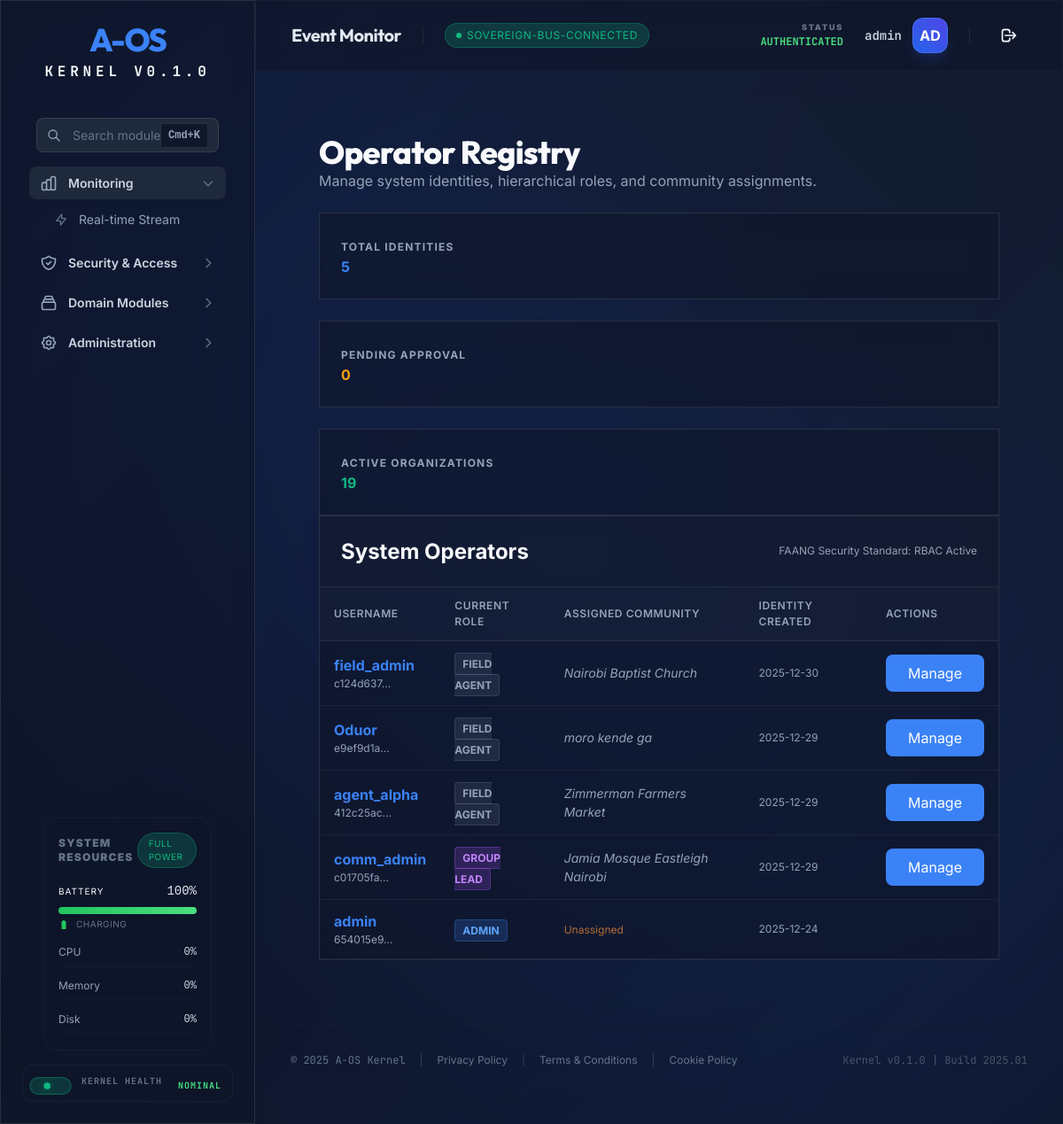
The page /operators/ (signed in) on the database its author committed.
### tables this page shows
CREATE TABLE operators (
        id TEXT PRIMARY KEY,
        username TEXT UNIQUE NOT NULL,
        password_hash TEXT NOT NULL,
        role_id TEXT NOT NULL,
        created_at TEXT NOT NULL,
        last_login TEXT, community_id TEXT,
        FOREIGN KEY(role_id) REFERENCES roles(id)
    );

CREATE TABLE community_groups (
        id TEXT PRIMARY KEY,
        name TEXT NOT NULL,
        description TEXT,
        group_type TEXT,
        tags TEXT DEFAULT '[]', -- JSON list
        location TEXT,
        admin_id TEXT,
        trust_level TEXT DEFAULT 'local',
        preferred_channels TEXT DEFAULT 'ussd,sms',
        active BOOLEAN DEFAULT 1,
        created_at DATETIME DEFAULT CURRENT_TIMESTAMP
    , invite_slug TEXT, community_code TEXT, code_active BOOLEAN DEFAULT 0);

### aos/api/routers/operators.py (the view)
@router.get("/", response_class=HTMLResponse)
async def list_operators(
    request: Request,
    db: sqlite3.Connection = Depends(get_db),
    current_user: dict = Depends(requires_role(AosRole.SYSTEM_ADMIN))
):
    cursor = db.execute("""
        SELECT o.id, o.username, r.name as role, o.community_id, g.name as community_name, o.created_at, o.last_login
        FROM operators o
        JOIN roles r ON o.role_id = r.id
        LEFT JOIN community_groups g ON o.community_id = g.id
        ORDER BY o.created_at DESC
    """)
    operators = [dict(row) for row in cursor.fetchall()]
    roles = db.execute("SELECT name FROM roles").fetchall()
    communities = db.execute("SELECT id, name FROM community_groups WHERE active=1").fetchall()
    return templates.TemplateResponse("operators.html", {
        "request": request,
        "user": current_user,
        "operators": operators,
        "available_roles": [r[0] for r in roles],
        "available_communities": [{"id": c[0], "name": c[1]} for c in communities]
    })

### aos/api/templates/operators.html (shortened to what this page needs)
{% extends "dashboard.html" %}
{% block content %}
<div class="aos-container aos-p-8">
    <div class="aos-page-header aos-mb-8">
        <h1 class="aos-h1">Operator Registry</h1>
        <p class="aos-text-muted">Manage system identities, hierarchical roles, and community assignments.</p>
    </div>
    <div class="aos-grid aos-grid-cols-1 md:aos-grid-cols-3 aos-gap-6 aos-mb-8">
        <div class="aos-glass aos-p-6">
            <span class="aos-text-muted aos-text-xs uppercase tracking-widest font-bold">Total Identities</span>
            <div class="aos-text-3xl font-bold aos-text-primary">{{ operators|length }}</div>
        </div>
        <div class="aos-glass aos-p-6">
            <span class="aos-text-muted aos-text-xs uppercase tracking-widest font-bold">Pending Approval</span>
            <div class="aos-text-3xl font-bold aos-text-warning">
                {% set pending = 0 %}
                {% for op in operators %}
                {% if op.role == 'operator' and not op.community_id %}
                {% set pending = pending + 1 %}
                {% endif %}
                {% endfor %}
                {{ pending }}
            </div>
        </div>
        <div class="aos-glass aos-p-6">
            <span class="aos-text-muted aos-text-xs uppercase tracking-widest font-bold">Active Organizations</span>
            <div class="aos-text-3xl font-bold aos-text-success">{{ available_communities|length }}</div>
        </div>
    </div>
    <div class="aos-glass aos-rounded-2xl aos-overflow-hidden">
        <div class="aos-p-6 border-b border-slate-700/50 flex justify-between items-center bg-slate-800/20">
            <h2 class="aos-h3">System Operators</h2>
            <div class="aos-text-xs aos-text-muted">FAANG Security Standard: RBAC Active</div>
        </div>
        <table class="aos-table w-full">
            <thead>
                <tr class="aos-bg-surface-elevated">
                    <th class="aos-p-4 text-left aos-text-muted aos-text-xs uppercase">Username</th>
                    <th class="aos-p-4 text-left aos-text-muted aos-text-xs uppercase">Current Role</th>
                    <th class="aos-p-4 text-left aos-text-muted aos-text-xs uppercase">Assigned Community</th>
                    <th class="aos-p-4 text-left aos-text-muted aos-text-xs uppercase">Identity Created</th>
                    <th class="aos-p-4 text-right aos-text-muted aos-text-xs uppercase">Actions</th>
                </tr>
            </thead>
            <tbody>
                {% for op in operators %}
                <tr class="border-b border-slate-700/30 hover:bg-slate-700/10 transition-colors">
                    <td class="aos-p-4">
                        <div class="font-bold aos-text-primary">{{ op.username }}</div>
                        <div class="aos-text-xs aos-text-muted">{{ op.id[:8] }}...</div>
                    </td>
                    <td class="aos-p-4">
                        {% if op.role == 'root' %}
                        <span
                            class="px-2 py-1 rounded bg-red-500/20 text-red-400 border border-red-500/30 text-xs font-bold uppercase">Root</span>
                        {% elif op.role == 'super_admin' or op.role == 'admin' %}
                        <span
                            class="px-2 py-1 rounded bg-blue-500/20 text-blue-400 border border-blue-500/30 text-xs font-bold uppercase">Admin</span>
                        {% elif op.role == 'community_admin' %}
                        <span
                            class="px-2 py-1 rounded bg-purple-500/20 text-purple-400 border border-purple-500/30 text-xs font-bold uppercase">Group
                            Lead</span>
                        {% else %}
                        <span
                            class="px-2 py-1 rounded bg-slate-500/20 text-slate-400 border border-slate-500/30 text-xs font-bold uppercase">Field
                            Agent</span>
                        {% endif %}
                    </td>
                    <td class="aos-p-4 aos-text-sm">
                        {% if op.community_name %}
                        <span class="aos-text-muted italic">{{ op.community_name }}</span>
                        {% else %}
                        <span class="text-orange-400/70 text-xs">Unassigned</span>
                        {% endif %}
                    </td>
                    <td class="aos-p-4 aos-text-muted aos-text-xs">
                        {{ op.created_at[:10] }}
                    </td>
                    <td class="aos-p-4 text-right">
                        {% if op.username != user.username and op.role != 'root' %}
                        <button
                            onclick="openManageModal('{{ op.id }}', '{{ op.username }}', '{{ op.role }}', '{{ op.community_id }}')"
                            class="aos-btn aos-btn-sm aos-btn-primary">
                            Manage
                        </button>
                        {% endif %}
                    </td>
                </tr>
                {% endfor %}
            </tbody>
        </table>
    </div>
</div>
{% endblock %}

### aos/api/templates/partials/design_system.html (style rules this page uses)
body { margin: 0; scroll-behavior: smooth; -webkit-font-smoothing: antialiased; background: var(--aos-surface-base); color: var(--aos-neutral-50); font-family: var(--aos-font-sans); }
.aos-glass { background: var(--aos-surface-glass); backdrop-filter: blur(12px); -webkit-backdrop-filter: blur(12px); border: 1px solid var(--aos-surface-border); }
.aos-container { width: 100%; margin-left: auto; margin-right: auto; padding-left: var(--aos-spacing-4); padding-right: var(--aos-spacing-4); }
@media (min-width: 640px) { .aos-container { max-width: 640px; } }
@media (min-width: 768px) { .aos-container { max-width: 768px; } }
@media (min-width: 1024px) { .aos-container { max-width: 1024px; } }
.aos-gap-6 { gap: var(--aos-spacing-6); }
.aos-p-4 { padding: var(--aos-spacing-4); }
.aos-p-6 { padding: var(--aos-spacing-6); }
.aos-p-8 { padding: var(--aos-spacing-8); }
.aos-overflow-hidden { overflow: hidden; }
.aos-grid { display: grid; }
.aos-h1 { font-family: var(--aos-font-display); font-size: var(--aos-size-4xl); font-weight: 800; letter-spacing: -0.02em; line-height: 1.1; }
.aos-h3 { font-size: var(--aos-size-2xl); font-weight: 700; line-height: 1.3; }
.aos-text-sm { font-size: var(--aos-size-sm); }
.aos-text-xs { font-size: var(--aos-size-xs); }
.aos-text-primary { color: var(--aos-primary-base); }
.aos-text-success { color: var(--aos-success-base); }
.aos-text-warning { color: var(--aos-warning-base); }
.aos-text-muted { color: var(--aos-neutral-400); }
.aos-page-header { margin-bottom: var(--aos-spacing-6); }
.aos-table { width: 100%; border-collapse: collapse; }
.aos-table thead { background: rgba(255, 255, 255, 0.02); border-bottom: 1px solid var(--aos-surface-border); }
.aos-table th { padding: var(--aos-spacing-3) var(--aos-spacing-4); text-align: left; font-size: var(--aos-size-xs); font-weight: 600; text-transform: uppercase; letter-spacing: 0.05em; color: var(--aos-neutral-400); }
.aos-table td { padding: var(--aos-spacing-3) var(--aos-spacing-4); border-bottom: 1px solid rgba(255, 255, 255, 0.05); }

### rows shown on the page
operators: username "field_admin", id "c124d637", shows "FIELD AGENT", community_name "Nairobi Baptist Church", created_at "2025-12-30"
operators: username "Oduor", id "e9ef9d1a", shows "FIELD AGENT", community_name "moro kende ga", created_at "2025-12-29"
operators: username "agent_alpha", id "412c25ac", shows "FIELD AGENT", community_name "Zimmerman Farmers Market", created_at "2025-12-29"
operators: username "comm_admin", id "c01705fa", shows "GROUP LEAD", community_name "Jamia Mosque Eastleigh Nairobi", created_at "2025-12-29"
operators: username "admin", id "654015e9", shows "ADMIN", shows "Unassigned", created_at "2025-12-24"

### other values the page prints
{{ title }} "Monitoring Security & Access Domain Modules Administration"
{{ item.text }} "Real-time Stream"
{{ name }} "KERNEL HEALTH"
{{ status_text }} "NOMINAL"
{{ text }} "SOVEREIGN-BUS-CONNECTED"
{{ user.username }} "admin"
{{ user.username[:2].upper() }} "AD"
{{ operators|length }} "5"
{{ pending }} "0"
{{ available_communities|length }} "19"
